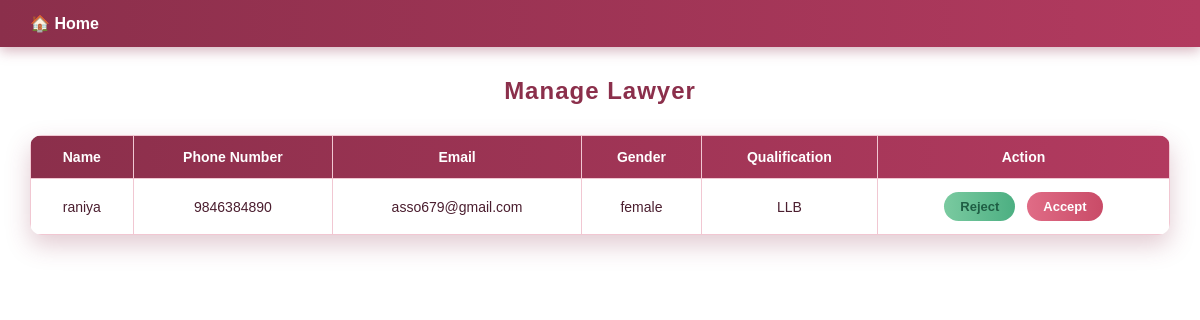
Before: /viewlawyer with the older database file.
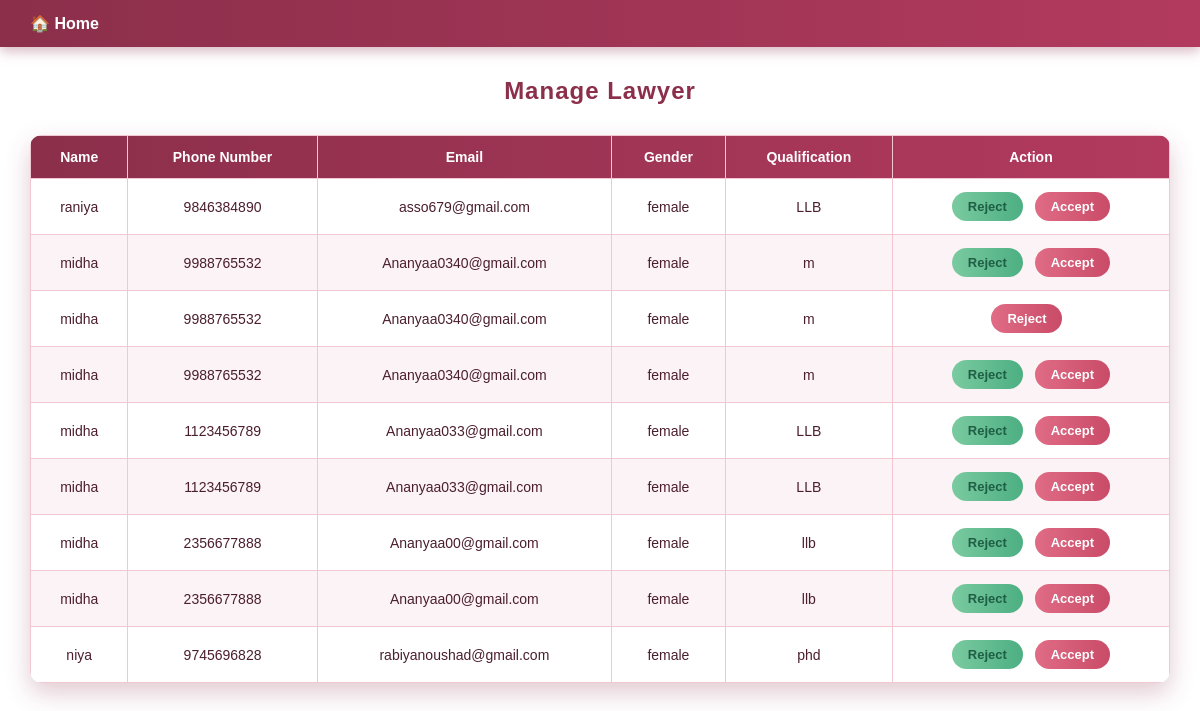
After: the same page with the newer database file.
### Womencare/models.py (models this page shows)
class LawyerTable(models.Model):
    login_id=models.ForeignKey(LoginTable,on_delete=models.CASCADE,null=True,blank=True)
    Name=models.CharField(max_length=100,null=True,blank=True)
    Phone_number=models.BigIntegerField()
    Email=models.CharField(max_length=100,null=True,blank=True)
    Gender=models.CharField(max_length=15,null=True,blank=True)
    Qualification=models.CharField(max_length=100,null=True,blank=True)

### Womencare/views.py (the view)
# urls.py: path('viewlawyer', lawyerPage.as_view(), name='viewlawyer'),
class lawyerPage(View):
    def get(self, request):
        obj=LawyerTable.objects.all()
        return render(request, 'administration/viewlawyer.html',{'val':obj})

### templates/administration/viewlawyer.html (shortened to what this page needs)
<!DOCTYPE html>
<html>
<head>
</head>
<body>
    <div class="navbar">
        <a href="/Admin_home">🏠 Home</a>
    </div>
    <h2>Manage Lawyer</h2>
    <table>
        <thead>
            <tr>
                <th>Name</th>
                <th>Phone Number</th>
                <th>Email</th>
                <th>Gender</th>
                <th>Qualification</th>
                <th>Action</th>
            </tr>
        </thead>
        <tbody>
            {% for i in val %}
            <tr>
                <td>{{ i.Name }}</td>
                <td>{{ i.Phone_number }}</td>
                <td>{{ i.Email }}</td>
                <td>{{ i.Gender }}</td>
                <td>{{ i.Qualification }}</td>
                <td>
                     {% if i.login_id.Status == 'Lawyer' %}
                <button onclick="window.location='/RejectLawyer/{{ i.id }}'">Reject</button>
                {% elif i.login_id.Status == 'Rejected' %}
                <button onclick="window.location='/AcceptLawyer/{{ i.id }}'">Accept</button>
                {% else %}
                <button onclick="window.location='/RejectLawyer/{{ i.id }}'">Reject</button>
                <button onclick="window.location='/AcceptLawyer/{{ i.id }}'">Accept</button>
                {% endif %}
                </td>
            </tr>
            {% endfor %}
        </tbody>
    </table>
</body>
</html>

Changed rows visible on the page:
added LawyerTable: Name "midha", Phone_number "9988765532", Email "Ananyaa0340@gmail.com", Gender "female", Qualification "m"
added LawyerTable: Name "midha", Phone_number "9988765532", Email "Ananyaa0340@gmail.com", Gender "female", Qualification "m"
added LawyerTable: Name "midha", Phone_number "9988765532", Email "Ananyaa0340@gmail.com", Gender "female", Qualification "m"
added LawyerTable: Name "midha", Phone_number "1123456789", Email "Ananyaa033@gmail.com", Gender "female", Qualification "LLB"
added LawyerTable: Name "midha", Phone_number "1123456789", Email "Ananyaa033@gmail.com", Gender "female", Qualification "LLB"
added LawyerTable: Name "midha", Phone_number "2356677888", Email "Ananyaa00@gmail.com", Gender "female", Qualification "llb"
added LawyerTable: Name "midha", Phone_number "2356677888", Email "Ananyaa00@gmail.com", Gender "female", Qualification "llb"
added LawyerTable: Name "niya", Phone_number "9745696828", Email "rabiyanoushad@gmail.com", Gender "female", Qualification "phd"
